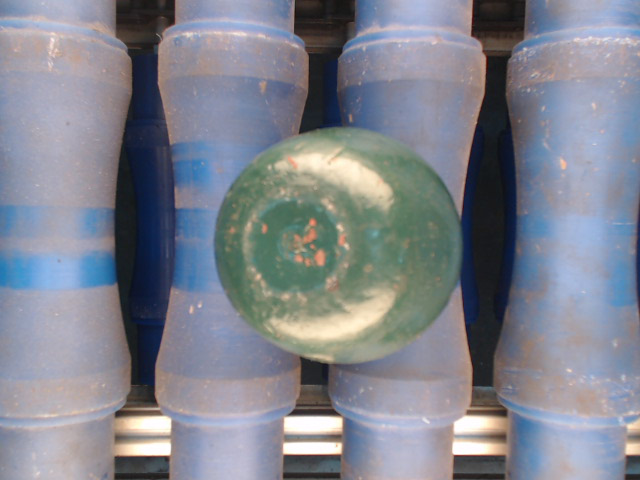
#> input picture ceeri_winter/test.bmp, 640 x 480 px
$ python hueFinder.py
#> lines starting #> are read from the running program, lines starting #| are printed output that depends on the picture; after the words box and inside, x2 and y2 are one past the last pixel; in counts of white or black regions, pixels touching at a corner belong together; long printed decimals are rounded
import time
import cv2
import numpy as np
import os
import matplotlib.pyplot as plt #Used only with high verbosity

all = os.listdir()
all = [f for f in all if f[-1]=='p']
all.sort()

def showImage(image, title="Test", waitTime=1000):
	cv2.imshow(title,image)
	cv2.waitKey(waitTime)
	cv2.destroyWindow(title)

def hueFinder(image, verbosity=0):
	"""Given an image of a fruit, it finds the center of the fruit and draws a radius from the center to approximate the hue."""
#> called with verbosity = 0
	if(type(image)==str):
		image = cv2.imread(image)
	image_bw = cv2.cvtColor(image.copy(), cv2.COLOR_BGR2GRAY)
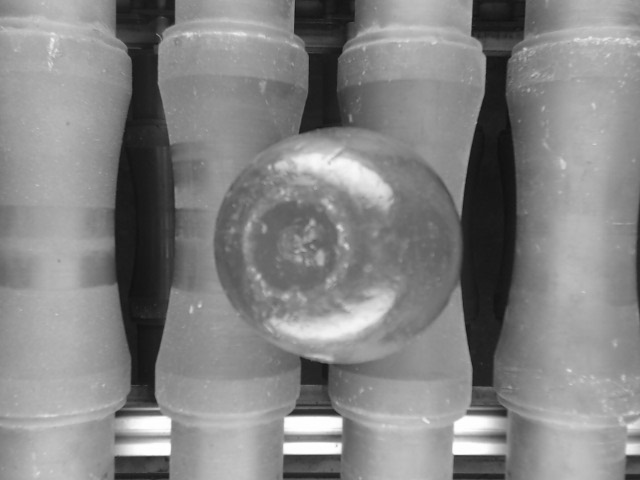
#> image_bw: shape (480, 640); min 16, max 255, mean 131.9
	th1 = cv2.adaptiveThreshold(image_bw.copy(), 255, cv2.ADAPTIVE_THRESH_GAUSSIAN_C, cv2.THRESH_BINARY_INV, 11, 2)
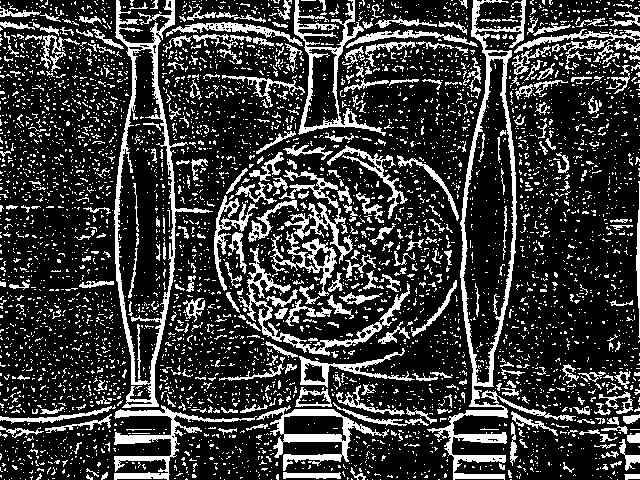
#> th1: shape (480, 640); 22.3% white; 4690 white regions (4328 under 20 px), largest, box (x1, y1, x2, y2) and area: (427, 0, 576, 480) 6008, (114, 0, 213, 408) 4636, (294, 0, 386, 136) 2111
	image_copy = image.copy()
#> image_copy is the input picture: shape (480, 640, 3); mean B, G, R 142.3, 131.7, 128.2

	radMin = 999
	dpMin =0
	for dp in range(1,10,1):
		if(verbosity>1):
			image = image_copy.copy()
		circ = cv2.HoughCircles(image_bw.copy(), cv2.HOUGH_GRADIENT, dp, minDist = 400, minRadius=80)
		if(circ is not None):
			for c in circ:
				x,y,r =c[0].astype("int")
				if(radMin>r and r<200):
					radMin=r
					dpMin=dp
				if(verbosity>1):
					print(dp)
					cv2.circle(image,(x,y),r,(0,255,0),2)
					showImage(image,title=str(dp),waitTime=500)
		else:
			if(verbosity>1):
				print("Helllo",dp)
#> this loop made 9 passes
#> circ on passes 2 to 9: [[19, 207, 497.8], [449, 227, 206.8]], [[448.5, 238.5, 195.5], [7.5, 205.5, 508.7]], [[342, 246, 118.8], [6, 14, 413.2], [10, 474, 316.4]], [[447.5, 237.5, 194.5], [7.5, 342.5, 323.5]], [[447, 237, 198.8], [9, 357, 326]], [[437.5, 234.5, 192.7], [10.5, 339.5, 320.1]], [[452, 228, 187.2], [12, 356, 327.2]], [[463.5, 238.5, 202.4], [67.5, 157.5, 258.2]]
#> after the loop, dpMin = 4; radMin = 118
	if(verbosity>1):
		image = image_copy.copy()

	circ = cv2.HoughCircles(image_bw.copy(), cv2.HOUGH_GRADIENT, dpMin, minDist = 400, minRadius=80)
#> circ = [[342, 246, 118.8], [6, 14, 413.2], [10, 474, 316.4]]

	if(circ is not None):
		imageHSV = cv2.cvtColor(image, cv2.COLOR_BGR2HSV)
#> imageHSV: shape (480, 640, 3); mean H, S, V 100.9, 50.3, 148.8
		x,y,r = circ[0,0].astype("int")
#> x = 342; y = 246; r = 118
		print(radMin)
#| 118
		if(radMin>100):
			radMin=70
		hues = []
		values = []
		imageMasked = np.zeros(imageHSV.shape[:2])
		for i in range(0,imageHSV.shape[0]):
			for j in range(0,imageHSV.shape[1]):
				dx = i-y
				dy = j-x
				if (((dx**2)+(dy**2)) <= (radMin-10)**2) and imageHSV[i][j][0]<60 and imageHSV[i][j][0]>23:
					imageMasked[i][j]=imageHSV[i][j][0]
					if(imageHSV[i][j][2]<200):
						hues.append(imageHSV[i][j][0])
					values.append(imageHSV[i][j][2])
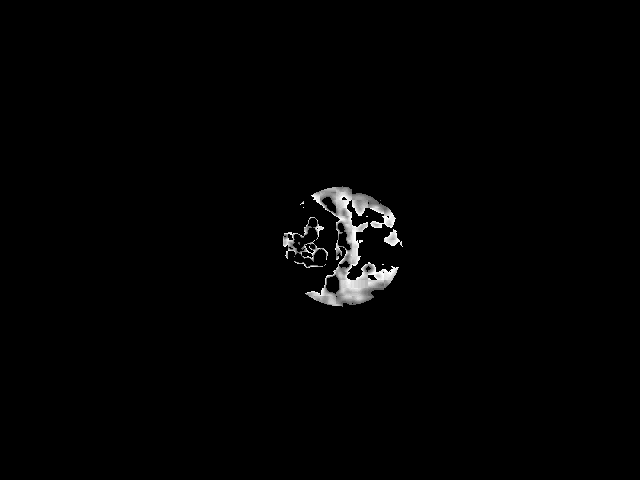
#> imageMasked: shape (480, 640) float64; min 0, max 59, mean 0.7; drawn with min black and max white
#> after the loop, hues = 4803 values, max 59 at index 319, min 24 at index 0, mean 42.71; values = 4807 values, max 206 at index 68, min 100 at index 2097, mean 139.6

		if(verbosity>0):
			# showImage(imageMasked, title="Masked Image", waitTime = 5000)
			plt.imshow(imageMasked)
			plt.colorbar()
			plt.show()

		return ("GREEN" if (0.20272*np.mean(values) + (-1.40552)*np.mean(hues))<(-0.02484) else "YELLOW", np.mean(hues), np.mean(values))

	else:
		cv2.destroyAllWindows()
		return -1

if __name__=='__main__':
	allHue=[]
	allTimes=[]
	x_train = []
	y_train = []
	for f in all:
		aaa = time.time()
		hueVal = hueFinder(cv2.imread(f),0)
#> hueVal = ('GREEN', 42.71, 139.6)
		allTimes.append(time.time()-aaa)
		allHue.append((hueVal[0], hueVal[1:], f))
		# x_train.append(list(hueVal[1:]))
		# y_train.append(0 if hueVal[0]<(-0.02484) else 1)
		print(f)
	print(allTimes)
	print("\n".join(str(allHue).split('.bmp')))
#| [('GREEN', (42.713, 139.626), 'test
#| ')]

	# [10 lines of commented-out code are left out]
